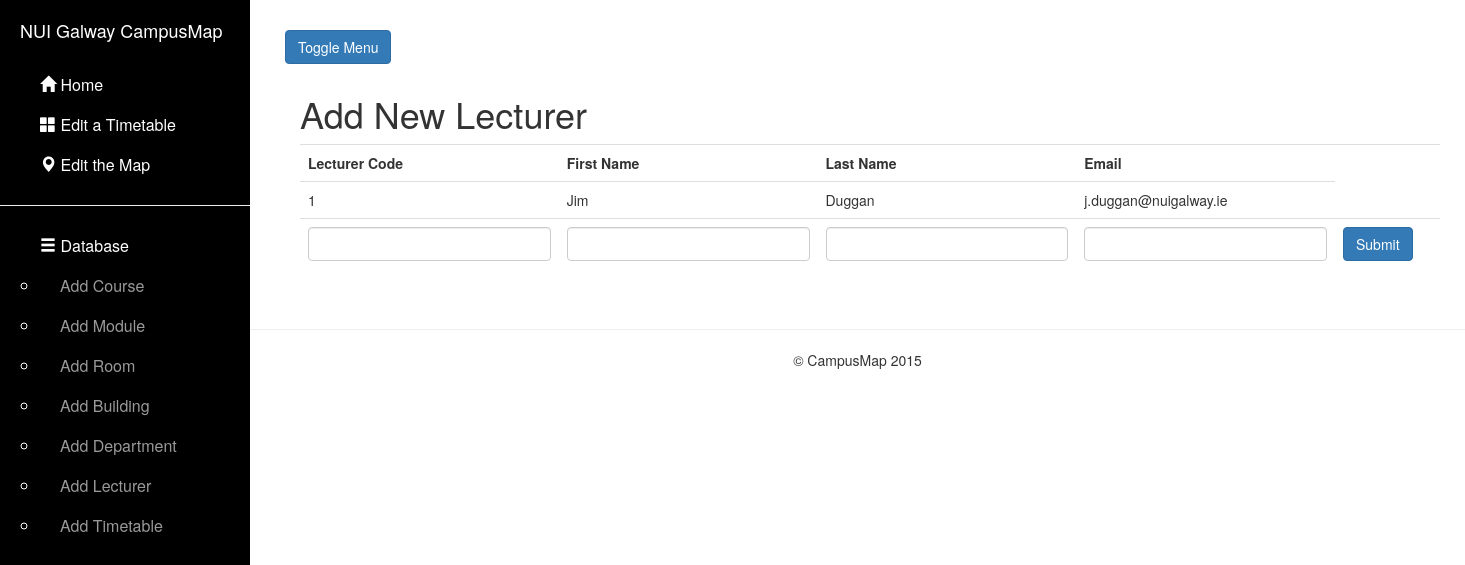
/lecturer/, run on the app's committed database.
### map/models.py (models this page shows, shortened)
class Lecturer(models.Model):
    lecCode = models.CharField(max_length = 7, primary_key=True)
    lecFirst_Name = models.CharField(max_length = 50)
    lecLast_Name = models.CharField(max_length = 50)
    lecEmail = models.EmailField();

### map/views.py (the view)
# urls.py: url(r'^lecturer/', 'lecturer'),
def lecturer(request):
    query_results = Lecturer.objects.all()
    if request.method == 'POST': # If the form has been submitted...
        form = LecturerForm(request.POST) # A form bound to the POST data
        if form.is_valid(): # All validation rules pass
            save_it = form.save()
            save_it.save()
            return HttpResponseRedirect('/lecturer/') # Redirect after POST
    else:
        form = LecturerForm() # An unbound form
    return render_to_response('dbstuff/addlecturer.html', locals(),context_instance=RequestContext(request))

### map/forms.py
class LecturerForm(forms.ModelForm):
    lecCode = forms.CharField(max_length = 7,label = mark_safe('<strong>Code</strong>'),)
    lecFirst_Name = forms.CharField(max_length = 50,label = mark_safe('<strong>First Name</strong>'))
    lecLast_Name = forms.CharField(max_length = 50,label = mark_safe('<strong>Last Name</strong>'))
    lecEmail = forms.EmailField(label = mark_safe('<strong>Email</strong>'))
    class Meta:
        model = Lecturer
        fields = "__all__"

### CampusMap/templates/dbstuff/addlecturer.html (shortened to what this page needs)
{% extends "base.html" %}
{% block content %}
<!DOCTYPE html>
<html>
    <head lang="en">
    </head>
    <body>
    <div class="container">
            <h1>Add New Lecturer</h1>
    <table class="table">
                <tr>
                    <th>Lecturer Code</th>
                    <th>First Name</th>
                    <th>Last Name</th>
                    <th>Email</th>
                    <th></th>
                </tr>
                {% for item in query_results %}
                 <tr>
                    <td >{{  item.lecCode}}</td>
                    <td>{{  item.lecFirst_Name }}</td>
                    <td>{{  item.lecLast_Name }}</td>
                    <td>{{  item.lecEmail }}</td>
                 </tr>
                {% endfor %}
                <tr>
                <form class="form-contact" action="" method="POST">
                    {% for field in form %}
                    <td>
                    <input type="text" class="form-control" name="{{ field.name }}" id="id_{{ field.name }}">
                    </td>
                    {% endfor %}
                    <td><input type="submit" value="Submit"  class="btn btn-primary">
                    </td>
                    </form>
            </table>
    </div>
</body>
</html>
{%  endblock %}

### data on the page
Lecturer: lecCode "1", lecFirst_Name "Jim", lecLast_Name "Duggan", lecEmail "j.duggan@nuigalway.ie"
